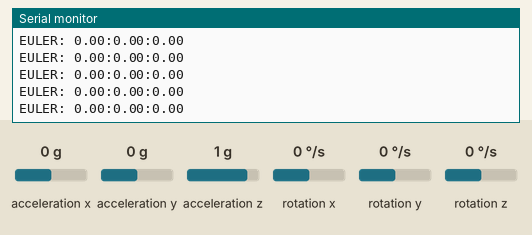
Bench run of a sketch on a simulated Arduino Uno, built with avr-gcc and run on an emulated ATmega328P. Shown: the last lines printed to the serial monitor. The inputs (shaded band) are chosen by the test bench; at power-on: rotation z 0 °/s, acceleration z 1 g, acceleration x 0 g, acceleration y 0 g, rotation x 0 °/s, rotation y 0 °/s. The sensor or clock chip raises its interrupt line as the real part does.

Above: at 1.8 s.
1.9 s: rotation z set to -192 °/s
At 2.6 s:
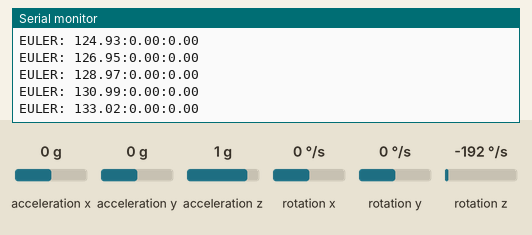
4.9 s: rotation z set to 192 °/s
At 5.5 s:
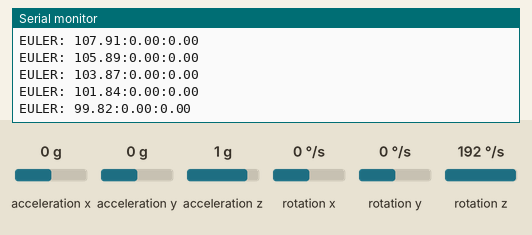
7.9 s: acceleration z set to -1.4 g
At 8.9 s:
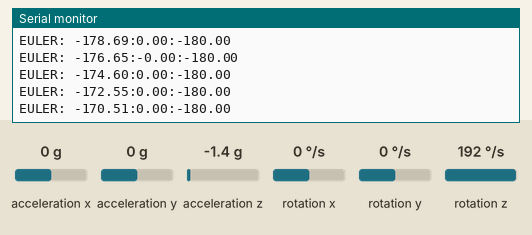
10.9 s: acceleration x set to -1.4 g
At 11.5 s:
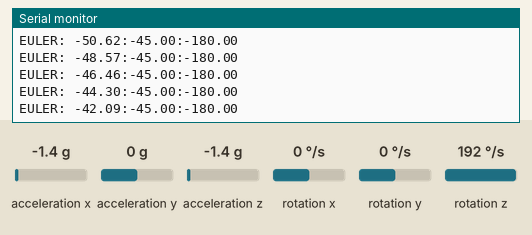
12.4 s: acceleration y set to 1.4 g
At 13.3 s:
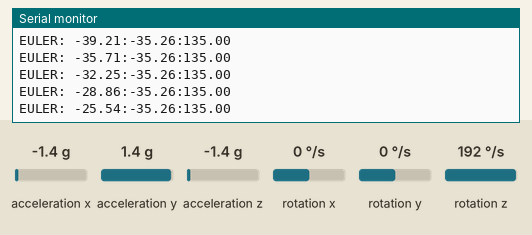
Timing chart, 0 to 15.4 s (numbered marks = the images above; inputs shaded):
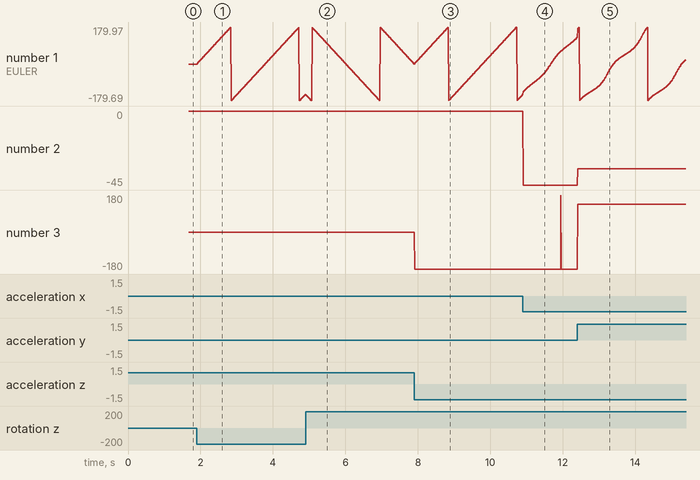

Measured:
- after the input at 1.9 s, the serial monitor: prints a new line at once (image 1)
- plotted number 1: 0 → -146.9 after the input at 1.9 s

The sketch:

estabilizarBeta.ino
```cpp
#include "Wire.h"
#include "I2Cdev.h"
#include "MPU6050_6Axis_MotionApps20.h"
#include <avr/interrupt.h>
#include <avr/io.h>
#include <Streaming.h>

MPU6050 mpu;

#define LED_PIN 13
bool blinkState = false;

// MPU control/status vars
bool dmpReady = false;
uint8_t mpuIntStatus;
uint8_t devStatus;
uint16_t packetSize;
uint16_t fifoCount;
uint8_t fifoBuffer[128];

unsigned int count = 0;
bool betaEstable = false;
bool primeraMedicion = false;
float betaAnterior = 0, betaActual = 0;
long segundos = 0;
float diff = 0;

// Orientation/motion variables
Quaternion q;
VectorFloat gravity;
float euler[3];

unsigned long last_read_time;
float         last_x_angle;
float         last_y_angle;
float         last_z_angle;
float         last_gyro_x_angle;
float         last_gyro_y_angle;
float         last_gyro_z_angle;

void set_last_read_angle_data(unsigned long time, float x, float y, float z, float x_gyro, float y_gyro, float z_gyro)
{
  last_read_time = time;
  last_x_angle = x;
  last_y_angle = y;
  last_z_angle = z;
  last_gyro_x_angle = x_gyro;
  last_gyro_y_angle = y_gyro;
  last_gyro_z_angle = z_gyro;
}

inline unsigned long get_last_time() {return last_read_time;}
inline float get_last_x_angle() {return last_x_angle;}
inline float get_last_y_angle() {return last_y_angle;}
inline float get_last_z_angle() {return last_z_angle;}
inline float get_last_gyro_x_angle() {return last_gyro_x_angle;}
inline float get_last_gyro_y_angle() {return last_gyro_y_angle;}
inline float get_last_gyro_z_angle() {return last_gyro_z_angle;}

float    base_x_gyro = 0;
float    base_y_gyro = 0;
float    base_z_gyro = 0;
float    base_x_accel = 0;
float    base_y_accel = 0;
float    base_z_accel = 0;

float    GYRO_FACTOR;
float    ACCEL_FACTOR;

int16_t ax, ay, az;
int16_t gx, gy, gz;

char dataOut[256];

// ================================================================
// ===               INTERRUPT DETECTION ROUTINE                ===
// ================================================================

volatile bool mpuInterrupt = false;
void dmpDataReady()
{
    mpuInterrupt = true;
}

// ================================================================
// ===                CALIBRATION_ROUTINE                       ===
// ================================================================

void calibrate_sensors()
{
  int num_readings = 30;

  mpu.getMotion6(&ax, &ay, &az, &gx, &gy, &gz);

  // Read and average the raw values
  for (int i = 0; i < num_readings; i++)
  {
    mpu.getMotion6(&ax, &ay, &az, &gx, &gy, &gz);
    base_x_gyro += gx;
    base_y_gyro += gy;
    base_z_gyro += gz;
    base_x_accel += ax;
    base_y_accel += ay;
    base_y_accel += az;
  }

  base_x_gyro /= num_readings;
  base_y_gyro /= num_readings;
  base_z_gyro /= num_readings;
  base_x_accel /= num_readings;
  base_y_accel /= num_readings;
  base_z_accel /= num_readings;
}

// ================================================================
// ===                      TIMER 2 HANDLER                     ===
// ================================================================

ISR(TIMER2_OVF_vect)   //Timer2 Overflow Interrupt Vector, called every 1ms
{
  count++;               //Increments the interrupt counter
  if(count >= 1000)
  {
    count = 0;           //Resets the interrupt counter

    if(betaEstable == false)
    {
      segundos++;
      if( primeraMedicion == true )
      {
        diff = fabs(betaActual -  betaAnterior);
//        Serial << diff << endl;
        if( diff <=  0.01)
        {
          betaEstable = true;
          Serial << "BETA ESTABLE EN [" << segundos << " s]" << endl;
        }
      }
    }
  }
  TCNT2 = 130;           //Reset Timer to 130 out of 255
  TIFR2 = 0x00;          //Timer2 INT Flag Reg: Clear Timer Overflow Flag
};

// ================================================================
// ===                      INITIAL SETUP                       ===
// ================================================================

void setup()
{
    Wire.begin();
    Serial.begin(57600);

    Serial.println(F("Initializing I2C devices..."));
    mpu.initialize();
    Serial.println(F("Testing device connections..."));
    Serial.println(mpu.testConnection() ? F("MPU6050 connection successful") : F("MPU6050 connection failed"));
    Serial.println(F("Initializing DMP..."));
    devStatus = mpu.dmpInitialize();

    if (devStatus == 0)
    {
        Serial.println(F("Enabling DMP..."));
        mpu.setDMPEnabled(true);
        Serial.println(F("Enabling interrupt detection (Arduino external interrupt 0)..."));
        attachInterrupt(2, dmpDataReady, RISING);
        mpuIntStatus = mpu.getIntStatus();
        Serial.println(F("DMP ready! Waiting for first interrupt..."));
        dmpReady = true;

        uint8_t FS_SEL = 0;
        uint8_t READ_FS_SEL = mpu.getFullScaleGyroRange();
        Serial.print("FS_SEL = ");
        Serial.println(READ_FS_SEL);
        GYRO_FACTOR = 131,0 / pow (2 , FS_SEL);
        uint8_t READ_AFS_SEL = mpu.getFullScaleAccelRange();
        Serial.print("AFS_SEL = ");
        Serial.println(READ_AFS_SEL);
        packetSize = mpu.dmpGetFIFOPacketSize();
    }
    else
    {
        Serial.print(F("DMP Initialization failed (code "));
        Serial.print(devStatus);
        Serial.println(F(")"));
    }

    // get calibration values for sensors
    calibrate_sensors();
    set_last_read_angle_data(millis(), 0, 0, 0, 0, 0, 0);

    //Setup Timer2 to fire every 1ms
    TCCR2B = 0x00;        //Disbale Timer2 while we set it up
    TCNT2  = 130;         //Reset Timer Count to 130 out of 255
    TIFR2  = 0x00;        //Timer2 INT Flag Reg: Clear Timer Overflow Flag
    TIMSK2 = 0x01;        //Timer2 INT Reg: Timer2 Overflow Interrupt Enable
    TCCR2A = 0x00;        //Timer2 Control Reg A: Normal port operation, Wave Gen Mode normal
    TCCR2B = 0x05;        //Timer2 Control Reg B: Timer Prescaler set to 128
}

// ================================================================
// ===                    MAIN PROGRAM LOOP                     ===
// ================================================================

void loop()
{
    const float RADIANS_TO_DEGREES = 57.2958;
    if (!dmpReady) return;
    unsigned long t_now = millis();
    while (!mpuInterrupt && fifoCount < packetSize)
    {
        mpu.getMotion6(&ax, &ay, &az, &gx, &gy, &gz);
        unsigned long t_now = millis();

        float gyro_x = (gx - base_x_gyro)/GYRO_FACTOR;
        float gyro_y = (gy - base_y_gyro)/GYRO_FACTOR;
        float gyro_z = (gz - base_z_gyro)/GYRO_FACTOR;
        float accel_x = ax;
        float accel_y = ay;
        float accel_z = az;

        float accel_angle_y = atan(-1*accel_x/sqrt(pow(accel_y,2) + pow(accel_z,2)))*RADIANS_TO_DEGREES;
        float accel_angle_x = atan(accel_y/sqrt(pow(accel_x,2) + pow(accel_z,2)))*RADIANS_TO_DEGREES;
        float accel_angle_z = 0;

        float dt =(t_now - get_last_time())/1000.0;
        float gyro_angle_x = gyro_x*dt + get_last_x_angle();
        float gyro_angle_y = gyro_y*dt + get_last_y_angle();
        float gyro_angle_z = gyro_z*dt + get_last_z_angle();

        float unfiltered_gyro_angle_x = gyro_x*dt + get_last_gyro_x_angle();
        float unfiltered_gyro_angle_y = gyro_y*dt + get_last_gyro_y_angle();
        float unfiltered_gyro_angle_z = gyro_z*dt + get_last_gyro_z_angle();

        const float alpha = 0.96;
        float angle_x = alpha*gyro_angle_x + (1.0 - alpha)*accel_angle_x;
        float angle_y = alpha*gyro_angle_y + (1.0 - alpha)*accel_angle_y;
        float angle_z = gyro_angle_z;

        set_last_read_angle_data(t_now, angle_x, angle_y, angle_z, unfiltered_gyro_angle_x, unfiltered_gyro_angle_y, unfiltered_gyro_angle_z);
    }
    mpuInterrupt = false;
    mpuIntStatus = mpu.getIntStatus();

    fifoCount = mpu.getFIFOCount();

    if ((mpuIntStatus & 0x10) || fifoCount == 1024)
    {
        mpu.resetFIFO();
        Serial.println(F("FIFO overflow!"));
    }
    else if (mpuIntStatus & 0x02)
    {
        while (fifoCount < packetSize) fifoCount = mpu.getFIFOCount();
        mpu.getFIFOBytes(fifoBuffer, packetSize);
        fifoCount -= packetSize;

        mpu.dmpGetQuaternion(&q, fifoBuffer);
        mpu.dmpGetEuler(euler, &q);

        if(primeraMedicion == false)
        {
          betaActual = euler[0]*RADIANS_TO_DEGREES;
          primeraMedicion = true;
        }
        else
        {
          betaAnterior = betaActual;
          betaActual = euler[0]*RADIANS_TO_DEGREES;
        }

        if( betaEstable == true )
        {
//          Serial << betaActual << endl;
      //    Serial << "Euler: " << _FLOAT(euler[1]*RADIANS_TO_DEGREES,2) << endl;
          Serial << "EULER: " << _FLOAT(euler[0]*RADIANS_TO_DEGREES,2) << ":" << _FLOAT(euler[1]*RADIANS_TO_DEGREES,2) << ":" << _FLOAT(euler[2]*RADIANS_TO_DEGREES,2) << endl;

        }
    }
}
```
